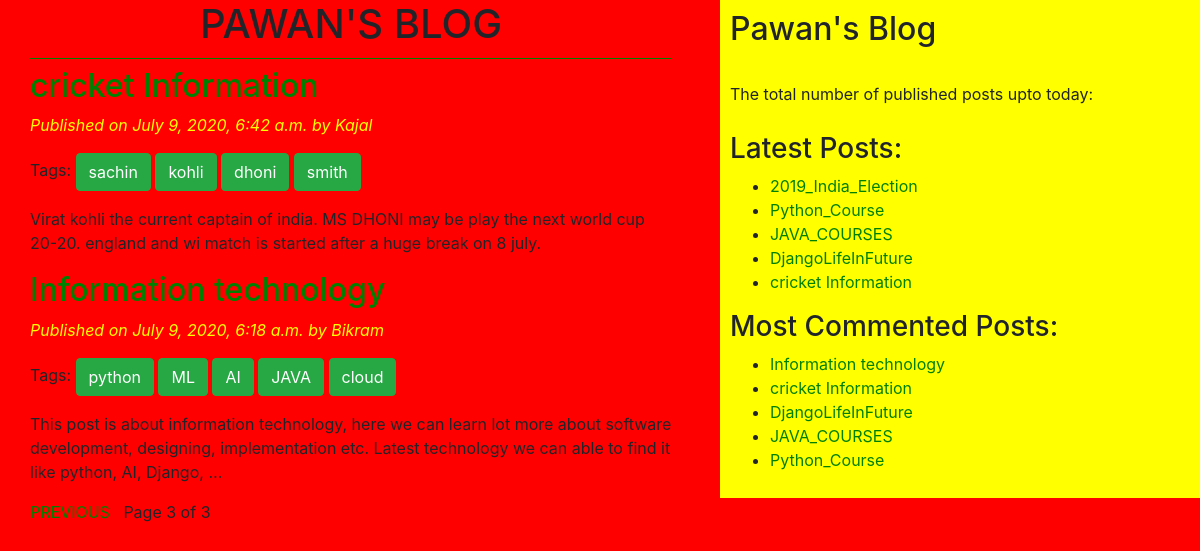
/?page=3, run on the app's committed database.
### blogapp/models.py (models this page shows, shortened)
class Post(models.Model):
    STATUS_CHOICES=(('draft','Draft'),('published','Published'))
    title=models.CharField(max_length=256)
    slug=models.SlugField(max_length=264,unique_for_date='publish')
    author=models.ForeignKey(User,related_name='blog_posts',on_delete=models.DO_NOTHING)
    body=models.TextField()
    publish=models.DateTimeField(default=timezone.now)
    created=models.DateTimeField(auto_now_add=True)
    updated=models.DateTimeField(auto_now=True)
    status=models.CharField(max_length=10,choices=STATUS_CHOICES,default='draft')
    objects=CustomManager()
    tags=TaggableManager()
    class Meta:
        ordering=('-publish',)
    def get_absolute_url(self):
        return reverse('post_detail',args=[self.publish.year,self.publish.strftime('%m'),self.publish.strftime('%d'),self.slug])

### blogapp/views.py (the view)
# urls.py: url(r'^$', views.post_list_view),
def post_list_view(request,tag_slug=None):
    post_list=Post.objects.all()
    tag=None
    if tag_slug:
        tag=get_object_or_404(Tag,slug=tag_slug)
        post_list=post_list.filter(tags__in=[tag])
    paginator=Paginator(post_list,2)
    page_number=request.GET.get('page')
    try:
        post_list=paginator.page(page_number)
    except PageNotAnInteger:
        post_list=paginator.page(1)
    except EmptyPage:
        post_list=paginator.page(paginator.num_pages)
    return render(request,'blogapp/post_list.html',{'post_list':post_list,'tag':tag})

### blogapp/models.py (called while the page is built)
    def get_queryset(self):
        return super().get_queryset().filter(status='published')

### blogapp/templatetags/blog_tags.py (called while the page is built)
@register.simple_tag(name='my_tag')
def total_posts():
    return Post.objects.count()

@register.inclusion_tag('blogapp/latest_posts123.html')
def show_latest_posts(count=3):
    latest_posts=Post.objects.order_by('-publish')[:count]
    return {'latest_posts':latest_posts}

@register.simple_tag
def get_most_commented_posts(count=5):
    return Post.objects.annotate(total_comments=Count('comments')).order_by('-total_comments')[:count]

### templates/blogapp/post_list.html (shortened to what this page needs)
<!DOCTYPE html>
{%extends 'blogapp/base.html' %}
    {%block content%}
    <h1>PAWAN'S BLOG</h1>
      {%for post in post_list%}
      <a href="{{post.get_absolute_url}}"><h2>{{post.title}}</h2></a>
        <p id='date'>Published on {{post.publish}} by {{post.author|title}}</p>
        <p>Tags:
          {%for tag in post.tags.all %}
          <a href="{%url 'post_list_by_tag_name' tag.slug %}" class='btn btn-success'>{{tag.name}}</a>
          {%endfor%}
        </p>
        {{post.body|truncatewords:30|linebreaks}}
      {%endfor%}
      {%include 'blogapp/pagenation.html' with page=post_list%}
      {%endblock%}

### templates/blogapp/base.html (shortened to what this page needs)
<!DOCTYPE html>
{%load blog_tags%}
{%load static%}
<html lang="en" dir="ltr">
  <head>
    <link rel="stylesheet" href="https://stackpath.bootstrapcdn.com/bootstrap/4.5.0/css/bootstrap.min.css">
    <link rel="stylesheet" href="{% static "css/blog.css"%}">
  </head>
  <body>
    <div class="content">
      {%block content%}
      {%endblock%}
  </div>
  <div class='sidebar'>
       <h2>Pawan's Blog</h2>
       <p>The total number of published posts upto today: <span id='pcount'>{% my_tag %}</span></p>
       <h3>Latest Posts:</h3>{%show_latest_posts 5%}
       <h3>Most Commented Posts:</h3>
       {%get_most_commented_posts as most_commented_posts%}
       <ul>
         {%for post in most_commented_posts %}
         <li><a href="{{post.get_absolute_url}}">{{post.title}}</a></li>
         {%endfor%}
       </ul>
  </div>
  </body>
</html>

### templates/blogapp/latest_posts123.html
<ul>
  {%for post in latest_posts %}
  <li><a href="{{post.get_absolute_url}}">{{post.title}}</a></li>
  {%endfor%}
</ul>

### static/css/blog.css (style rules this page uses)
.content { width:56%; float:left; padding: 0 0 0 30px; background: red; height: 100%; }
.sidebar { width:40%; float:right; padding: 10px; background: yellow; height: 100%; }
h1 { text-align: center; border-bottom: 1px solid green; padding-bottom: 10px; }
body { background-color: red; }
#date,#ch { color:yellow; font-size: 16px; font-style: italic; }
a { color: green; }
#pcount { font-size: 40px; color: yellow; font-weight: bold; }

### data on the page
Post: publish "July 9, 2020, 6:42 a.m.", author "Kajal", body "Virat kohli the current captain of india. MS DHONI may be play the next world cup 20-20. england and wi match is started after a huge break on 8 july.", title "cricket Information"
Tag: name "sachin"
Tag: name "kohli"
Tag: name "dhoni"
Tag: name "smith"
Post: publish "July 9, 2020, 6:18 a.m.", author "Bikram", body "This post is about information technology, here we can learn lot more about software development, designing, implementation etc. Latest technology we can able to find it like python, AI, Django, …", title "Information technology"
Tag: name "python"
Tag: name "ML"
Tag: name "AI"
Tag: name "JAVA"
Tag: name "cloud"
Post: title "2019_India_Election"
Post: title "Python_Course"
Post: title "JAVA_COURSES"
Post: title "DjangoLifeInFuture"

### other printed values
{{ page.number }} "3"
{{ page.paginator.num_pages }} "3"
